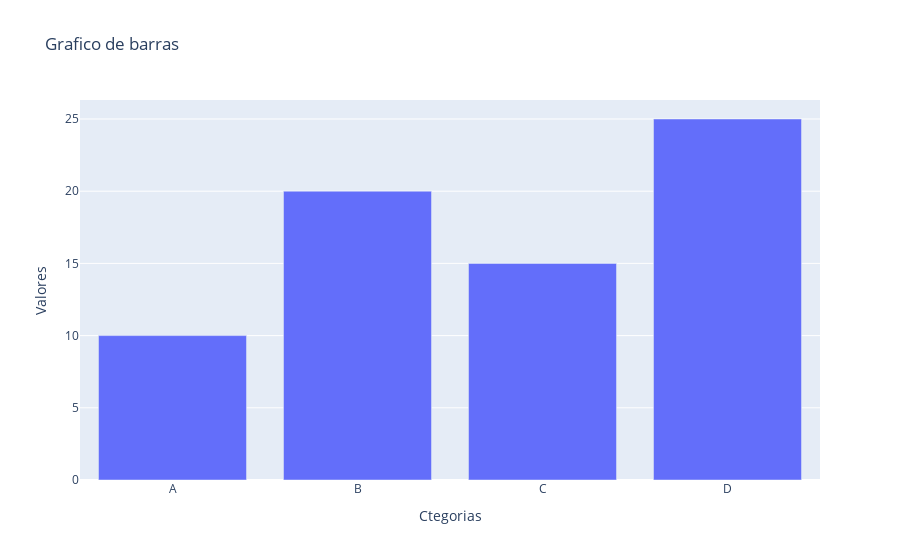

Notebook code cell kept with this figure:
### Code cell
#grafico de barras 
categories = ['A', 'B', 'C', 'D']
values = [10, 20, 15, 25]

#crear grafico de barras
fig = go.Figure(data=go.Bar(x=categories, y=values))
fig.update_layout(title='Grafico de barras', xaxis_title='Ctegorias', yaxis_title='Valores')

#mostrar grafico
fig.show()

### Figure 1 — Plotly figure (JSON) as saved in the notebook; plotly's stock layout.template omitted (floating-point values rounded to 4 significant figures)
{"data": [{"type": "bar", "x": ["A", "B", "C", "D"], "y": [10, 20, 15, 25]}], "layout": {"title": {"text": "Grafico de barras"}, "xaxis": {"title": {"text": "Ctegorias"}}, "yaxis": {"title": {"text": "Valores"}}}}
